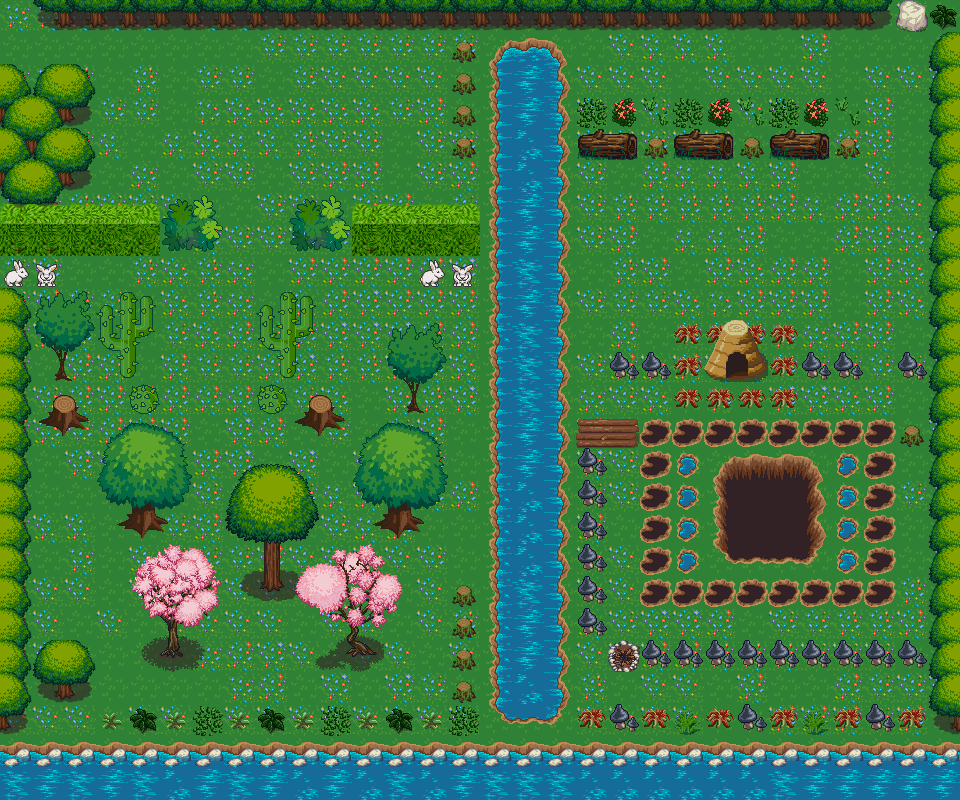

Rendered tile map (Tiled .tmx) drawn with the repository's tilesets; below, a short description and the map source with its tile grids summarised:
An orthogonal 30x25 tile map with 32x32 px tiles, 4 tile layers (ground, terrain1, terrain2, terrain3), 2 tilesets and 65 objects (monster2, monster1, chest1, portal2, portal1, ...).

<map version="1.0" orientation="orthogonal" renderorder="right-up" width="30" height="25" tilewidth="32" tileheight="32" nextobjectid="105">
 <tileset firstgid="1" name="forest_tiles" tilewidth="32" tileheight="32" tilecount="256" columns="16">
  <image source="forest_tiles.png" width="512" height="512" />
 </tileset>
 <tileset firstgid="257" name="plant repack" tilewidth="32" tileheight="32" tilecount="169" columns="13">
  <image source="plant repack.png" width="416" height="416" />
 </tileset>
 <layer name="ground" width="30" height="25">
  <data>[750 cells, 750 non-empty, 21 distinct tile ids]</data>
 </layer>
 <layer name="terrain1" width="30" height="25">
  <data>[750 cells, 299 non-empty, 80 distinct tile ids]</data>
 </layer>
 <layer name="terrain2" width="30" height="25">
  <data>[750 cells, 171 non-empty, 66 distinct tile ids]</data>
 </layer>
 <layer name="terrain3" width="30" height="25">
  <data>[750 cells, 0 non-empty, 0 distinct tile ids]</data>
 </layer>
 <objectgroup name="interactions">
  <object id="2" name="monster2" gid="95" x="574.667" y="376" width="32" height="32" />
  <object id="3" name="monster1" gid="95" x="864" y="389.333" width="32" height="32" />
  <object id="4" name="chest1" gid="55" x="452" y="576" width="32" height="32" />
  <object id="6" name="portal2" gid="323" x="924" y="57" width="32" height="32" />
  <object id="7" name="portal1" gid="323" x="12" y="73.33" width="32" height="32" />
  <object id="85" name="ice1" gid="81" x="491" y="206" width="51" height="51" />
  <object id="86" name="ice2" gid="81" x="516" y="206" width="51" height="51" />
  <object id="92" name="ice3" gid="81" x="488" y="316" width="51" height="51" />
  <object id="93" name="ice4" gid="81" x="516" y="296" width="51" height="51" />
 </objectgroup>
 <objectgroup name="collision">
  <object id="37" x="456" y="44">
   <polygon points="0,0 12,-4 19,10 16,111 -2,111" />
  </object>
  <object id="38" x="432" y="260">
   <polygon points="0,0 1,0 12,10 3,23 -7,26 -10,22" />
  </object>
  <object id="39" x="455" y="263">
   <polygon points="0,0 17,2 16,20 3,23" />
  </object>
  <object id="40" x="13" y="262">
   <polygon points="0,0 9,0 13,12 6,21 -5,21" />
  </object>
  <object id="41" x="38" y="266">
   <polygon points="0,0 19,0 18,18 0,19" />
  </object>
  <object id="42" x="4" y="215">
   <polygon points="4,9 156,9 155,39 1,41" />
  </object>
  <object id="43" x="169" y="221">
   <polygon points="0,0 49,0 44,27 -1,28" />
  </object>
  <object id="44" x="296" y="226">
   <polygon points="0,0 48,-2 47,20 -4,20" />
  </object>
  <object id="45" x="355" y="212">
   <polygon points="5,12 125,12 125,46 -2,43" />
  </object>
  <object id="46" x="408" y="387">
   <polygon points="0,0 11,-2 11,21 -1,24" />
  </object>
  <object id="47" x="306" y="412">
   <polygon points="0,0 27,0 36,6 31,16 12,19 -9,6" />
  </object>
  <object id="48" x="346" y="619">
   <polygon points="0,0 17,1 12,23 30,35 5,35" />
  </object>
  <object id="49" x="386" y="501">
   <polygon points="0,0 27,5 36,21 32,27 13,30 -10,26" />
  </object>
  <object id="50" x="262" y="540">
   <polygon points="0,0 17,3 20,46 0,48" />
  </object>
  <object id="51" x="162" y="613">
   <polygon points="0,0 17,0 19,43 0,44" />
  </object>
  <object id="52" x="131" y="504">
   <polygon points="0,0 24,-2 33,19 12,32 -12,21" />
  </object>
  <object id="53" x="56" y="401">
   <polygon points="0,0 19,-2 30,25 5,27 -18,20" />
  </object>
  <object id="54" x="53" y="346">
   <polygon points="0,0 14,0 17,34 5,33" />
  </object>
  <object id="55" x="4" y="730">
   <polygon points="-4,14 20,14 18,-432 10,-445 -3,-443" />
  </object>
  <object id="56" x="51" y="679">
   <polygon points="5,1 25,3 23,17 7,17" />
  </object>
  <object id="57" x="2" y="746">
   <polygon points="0,0 957,1 959,51 1,51" />
  </object>
  <object id="58" x="908" y="427">
   <polygon points="0,0 11,1 14,13 -3,16" />
  </object>
  <object id="59" x="920" y="1">
   <polygon points="0,0 -920,-1 -920,23 3,28" />
  </object>
  <object id="60" x="456" y="591">
   <polygon points="0,0 14,-1 18,109 0,110" />
  </object>
  <object id="61" x="578" y="421">
   <polygon points="0,0 60,0 61,25 1,24" />
  </object>
  <object id="62" x="649" y="419">
   <polygon points="0,0 245,3 242,182 -5,182" />
  </object>
  <object id="63" x="716" y="350">
   <polygon points="0,0 46,0 53,18 10,29 -11,19" />
  </object>
  <object id="64" x="579" y="136">
   <polygon points="0,0 277,8 280,17 0,21" />
  </object>
  <object id="66" x="1" y="65">
   <polygon points="0,0 15,7 23,15 23,31 31,39 47,39 55,31 71,39 71,55 63,63 71,87 71,103 73,121 58,121 52,134 0,139" />
  </object>
  <object id="94" x="488" y="32">
   <polygon points="0,0 0,120 80,120 80,0" />
  </object>
  <object id="95" x="496" y="214.667">
   <polygon points="0,-6.66667 64,-6.66667 64,25.3333 -8,57.3333" />
  </object>
  <object id="96" x="496" y="328">
   <polygon points="0,-8 64,-32 72,432 0,424" />
  </object>
  <object id="97" x="928" y="64">
   <polygon points="0,0 32,0 32,736 8,736" />
  </object>
 </objectgroup>
 <objectgroup name="zindex">
  <object id="69" x="2" y="66">
   <polygon points="0,0 10,-2 20,3 28,27 31,26 35,14 44,-3 74,-1 96,27 83,39 66,41 73,50 60,57 56,60 75,60 90,84 86,100 69,104 74,120 57,122 49,131 7,136 -1,127 5,105 2,114 1,114" />
  </object>
  <object id="70" x="165" y="244">
   <polygon points="0,0 0,-6 -1,-12 0,-18 -4,-23 1,-26 4,-29 1,-31 9,-34 5,-40 11,-38 14,-48 18,-43 23,-42 23,-38 25,-37 29,-35 33,-39 30,-43 34,-40 38,-48 44,-42 48,-42 41,-33 46,-37 50,-29 49,-25 55,-19 56,-12 53,-7 46,4 40,5 6,4" />
  </object>
  <object id="72" x="334" y="253">
   <polygon points="0,0 -38,-4 -45,-11 -42,-27 -45,-34 -36,-34 -40,-41 -32,-42 -37,-48 -29,-49 -28,-53 -25,-51 -20,-51 -22,-45 -16,-47 -13,-44 -9,-45 -14,-52 -4,-52 -2,-57 3,-52 7,-51 9,-36 16,-26 11,-11" />
  </object>
  <object id="73" x="357" y="208">
   <polygon points="0,0 120,-3 122,50 -8,46" />
  </object>
  <object id="74" x="1" y="207">
   <polygon points="0,0 160,0 160,49 1,48" />
  </object>
  <object id="75" x="33" y="676">
   <polygon points="0,0 5,-22 16,-34 45,-36 59,-15 54,6 40,8 45,20 23,19 26,9" />
  </object>
  <object id="76" x="259" y="586">
   <polygon points="0,0 5,-46 -23,-50 -32,-61 -33,-72 -19,-109 3,-124 35,-118 56,-83 58,-68 45,-49 22,-45 23,3" />
  </object>
  <object id="77" x="374" y="523">
   <polygon points="0,0 11,-8 13,-22 -5,-21 -22,-45 -13,-57 -14,-62 -7,-86 14,-100 55,-90 67,-76 71,-46 75,-44 73,-38 63,-26 63,-20 49,-13 37,-16 52,1 41,7 22,12" />
  </object>
  <object id="78" x="346" y="655">
   <polygon points="0,0 29,-1 10,-14 13,-27 25,-36 36,-30 40,-33 36,-42 40,-48 46,-43 53,-48 47,-52 55,-64 48,-80 34,-82 32,-87 36,-90 36,-98 30,-99 22,-113 14,-107 12,-101 -1,-100 -6,-106 -11,-105 -15,-97 -8,-91 -33,-89 -52,-70 -48,-57 -20,-40 -13,-33 -6,-39 -3,-38 2,-31 6,-19 2,-17" />
  </object>
  <object id="79" x="181" y="654">
   <polygon points="0,0 -3,-32 12,-31 21,-40 38,-48 36,-61 36,-66 39,-70 33,-75 33,-85 18,-105 1,-105 -16,-111 -15,-101 -23,-101 -36,-97 -51,-67 -38,-57 -36,-43 -20,-37 -15,-29 -13,-4 -20,2 -13,3" />
  </object>
  <object id="80" x="52" y="411">
   <polygon points="0,0 1,-12 10,-16 20,-14 22,-2 34,6 37,10 29,11 36,18 21,15 10,25 0,14 -15,10" />
  </object>
  <object id="81" x="307" y="412">
   <polygon points="0,0 -1,-11 9,-17 17,-17 27,-6 24,-2 37,8 29,9 34,15 19,15 10,22 5,14 -14,11" />
  </object>
  </objectgroup>
</map>
<!-- 11 of 65 objects omitted -->
